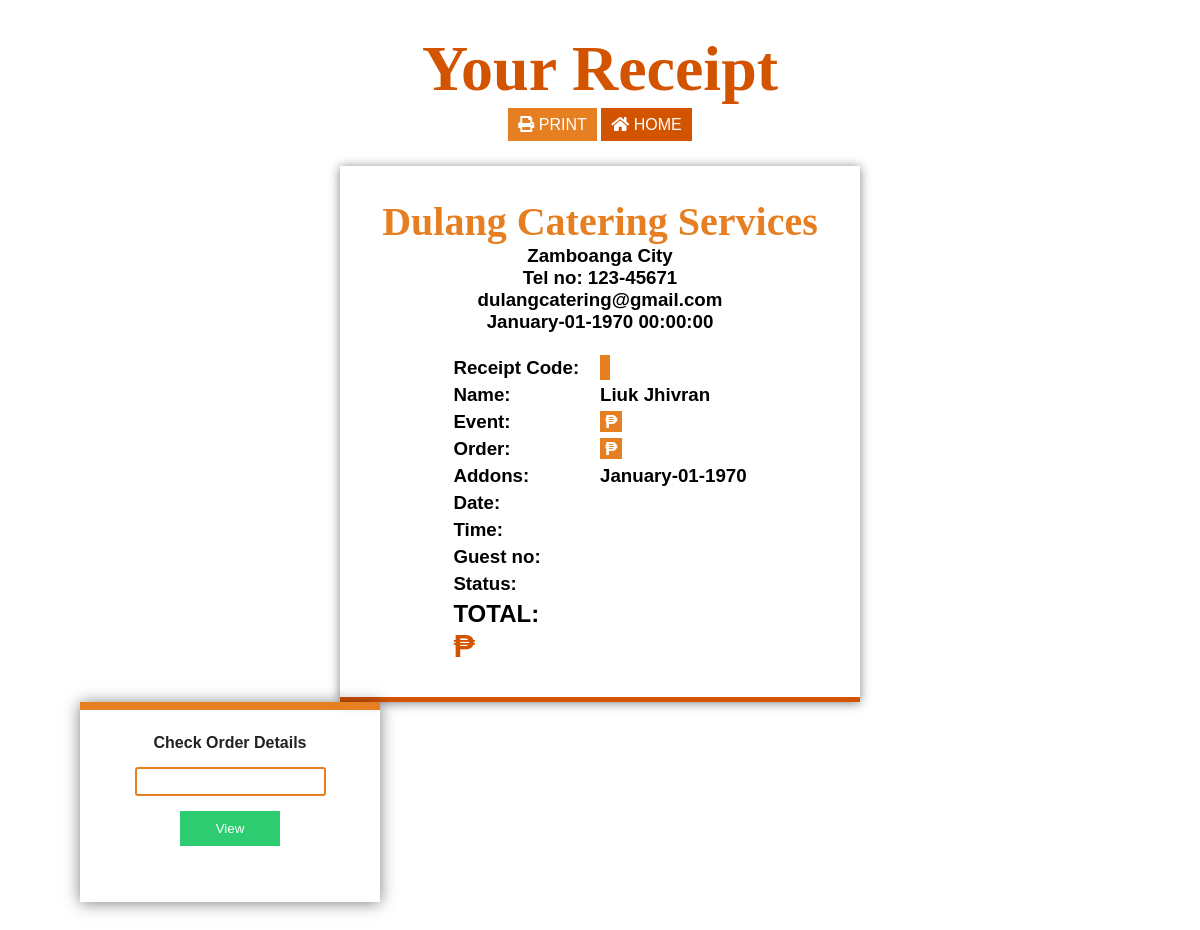
The app's page /dist/checkout.php?code=dulangMKBK (signed in), older data.
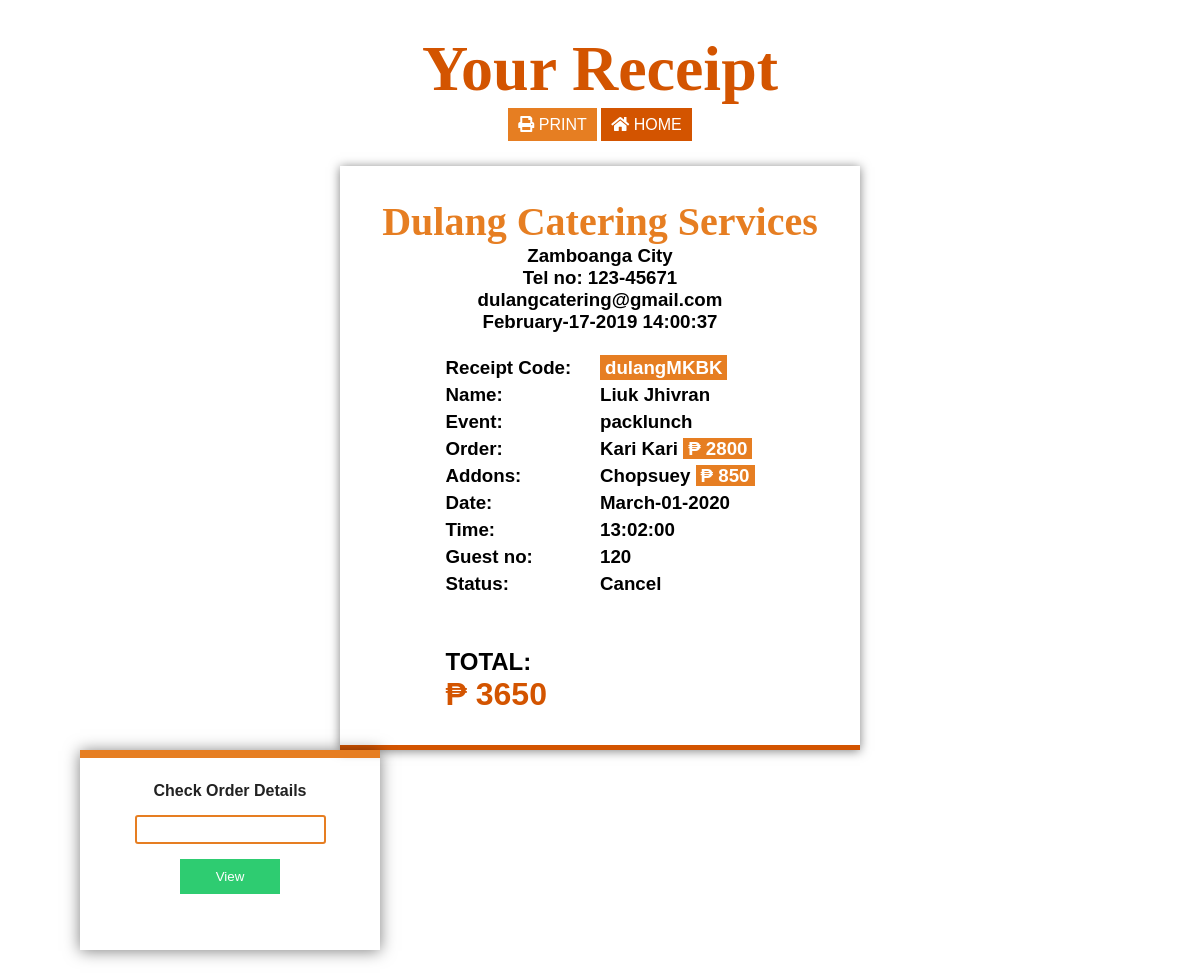
The same page, newer data.
### tables this page shows
CREATE TABLE `reciept` (
  `r_id` int(11) NOT NULL AUTO_INCREMENT,
  `user_id` int(11) DEFAULT NULL,
  `event` tinytext,
  `event_date` date DEFAULT NULL,
  `event_time` time DEFAULT NULL,
  `menu` tinytext,
  `menu_price` double DEFAULT NULL,
  `addon` tinytext,
  `addon_price` double DEFAULT NULL,
  `no_guest` double DEFAULT NULL,
  `datenow` timestamp NOT NULL DEFAULT CURRENT_TIMESTAMP ON UPDATE CURRENT_TIMESTAMP,
  `event_location` mediumtext,
  `total` double DEFAULT NULL,
  `status` tinytext,
  `r_code` tinytext,
  PRIMARY KEY (`r_id`)
);

### dist/checkout.php (the view, shortened to what this page needs)
<?php
if(isset($_SESSION['userId'])){
    if(isset($_GET['code'])){
        require ('scripts/database/db.php');
        $code = $_GET['code'];
        $id = $_SESSION['userId'];
        $query = "SELECT * from reciept WHERE r_code = '$code' AND user_id = '$id'";
        if($result = mysqli_query($conn, $query)){
            $row = mysqli_fetch_assoc($result);
        }else{
            echo 'Error: ' . mysqli_error($conn);
        }
    } else{
        header('Location: index.php');
    }
} else {
    header('Location: login.php');
}
?>
<!DOCTYPE html>
<html lang="en">
<head>
    <link rel="stylesheet" href="css/main.css">
    <link rel="stylesheet" href="css/all.min.css">
</head>
<body id="checkout">
    <div class="c-wrapper">
        <h1 class="checkout-title">Your Receipt</h1>
        <div class="btns">
        <a href="print.php?code=<?php echo $code ?>" target="_blank" class="btn-print"><i class="fas fa-print"></i> Print</a>
        <a href="index.php"  class="btn-home"><i class="fas fa-home"></i> Home</a>
        </div>
        <div class="components">
          <div class="reciept-bg">
            <div class="reciept">
                <div class="reciept-info">
                    <h1 class="r-title">Dulang Catering Services</h1>
                    <h3 class="r-place">Zamboanga City</h3>
                    <h3 class="r-number">Tel no: 123-45671</h3>
                    <h3 class="r-email">dulangcatering@gmail.com</h3>
                    <h3 class="r-date"><?php echo date('F-d-Y H:i:s', strtotime($row['datenow'])); ?></h3>
                </div>
                <div class="user-info">
                    <div class="user-placeholder">
                    <h3>Receipt Code:</h3>
                    <h3>Name:</h3>
                    <h3>Event:</h3>
                    <h3>Order: </h3>
                    <h3>Addons: </h3>
                    <h3>Date: </h3>
                    <h3>Time: </h3>
                    <h3>Guest no: </h3>
                    <h3>Status: </h3>
                    </div>
                    <div class="user-value">
                    <h3 class="u-code"><span class="code"><?php echo $row['r_code']; ?></span></h3>
                    <h3 class="u-name"><?php echo $_SESSION['name']; ?></h3>
                    <h3 class="u-event"><?php echo $row['event']; ?></h3>
                    <h3 class="u-order"><?php echo $row['menu']; ?> <span class="price">₱ <?php echo $row['menu_price']; ?></span></h3>
                    <h3 class="u-addons"><?php echo $row['addon']; ?> <span class="price">₱ <?php echo $row['addon_price']; ?></span></h3>
                    <h3 class="u-date"><?php echo date('F-d-Y', strtotime($row['event_date']));?></h3>
                    <h3 class="u-time"><?php echo $row['event_time']; ?></h3>
                    <h3 class="u-guest"><?php echo $row['no_guest']; ?></h3>
                    <h3 class="u-status"><?php echo $row['status']; ?></h3>
                    </div>
                    <div class="total-info">
                        <div class="total-placeholder">
                            <h2>TOTAL:</h2>
                        </div>
                        <div class="total-value">
                        <h1 class="t-amount">₱ <?php echo $row['total']; ?></h1>
                        </div>
                    </div>
                </div>
            </div>
            </div>
            <div class="information">
                <div class="info-order">
                <form action="viewReciept.php" method="get">
                    <label for="order_id">Check Order Details</label>
                    <input type="text" name="code"  id="order">
                    <button class="btn-green" type="submit">View</button>
                </form>
                </div>
            </div>
         </div>
    </div>
</body>
</html>

Row changes from the older to the newer data that the page shows:
added reciept: datenow "February-17-2019 14:00:37", r_code "dulangMKBK", event "packlunch", menu "Kari Kari", menu_price "2800", addon "Chopsuey", addon_price "850", event_date "March-01-2020", event_time "13:02:00", no_guest "120", status "Cancel", total "3650"
Text that changed along with them:
date('F-d-Y H:i:s', strtotime($row['datenow'])): "January-01-1970 00:00:00" → (not shown)
date('F-d-Y', strtotime($row['event_date'])): "January-01-1970" → (not shown)
